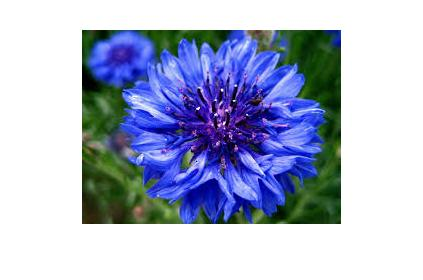
%> input picture Project (1)/original_image.jpg, 423 x 280 px
$ octave 'project 1_dwtTransforms.m'   (GNU Octave 9; MATLAB toolbox functions it lacks are replaced by stand-ins)
%> lines starting %> are read from the running program, lines starting %| are printed output that depends on the picture
clear all

original_image = imread('original_image.jpg');
%> original_image is the input picture: size 280x423x3 uint8; mean R, G, B 172.7, 180.7, 204.4
original_image_grayScale = rgb2gray(original_image); % convert image to greyscale
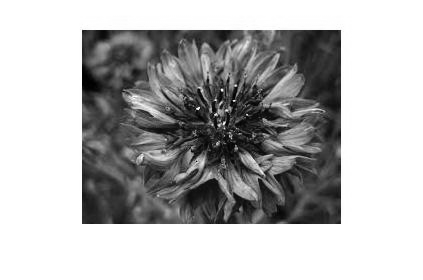
%> original_image_grayScale: size 280x423 uint8; min 0, max 255, mean 181

%whos
figure(1);
imshow(original_image);
title('Original Image');

% [5 lines of commented-out code are left out]

[cA,cH,cV,cD] = dwt2(original_image,'db1');
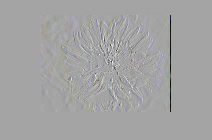
%> cV: size 140x212x3 double; mean R, G, B -0.6, -0.7, -0.6; drawn with min black and max white
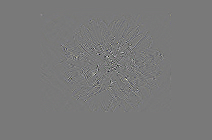
%> cD: size 140x212x3 double; mean R, G, B 0, 0, 0; mean of the top-left, top-right, bottom-left and bottom-right quarters 0, 0, 0, 0; drawn with min black and max white

% map contains the loaded colormap of the input image
nbcol = size(original_image,1);
%> nbcol = 280

% Construct the one-level approximations and display details from the coefficients
%img_X = wcodemat(original_image_grayScale,nbcol);

img_cA = wcodemat(cA,nbcol);
img_cH = wcodemat(cH,nbcol);
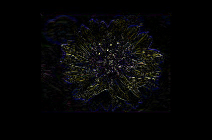
%> img_cH: size 140x212x3 double; mean R, G, B 7.6, 7.5, 8; drawn with min black and max white
img_cV = wcodemat(cV,nbcol);
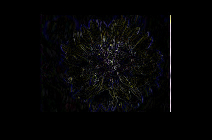
%> img_cV: size 140x212x3 double; mean R, G, B 6.5, 6.4, 6.9; drawn with min black and max white
img_cD = wcodemat(cD,nbcol);
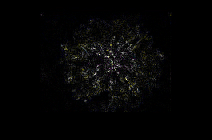
%> img_cD: size 140x212x3 double; mean R, G, B 6.3, 6.2, 6.1; drawn with min black and max white

% display
figure(2);
%title('1-level Discrete Wevelet Transform Original Image');
subplot(2,2,1); image(img_cA);
title('Image Coefficient');
subplot(2,2,2); image(img_cH);
title('Horizontal Details');
subplot(2,2,3); image(img_cV);
title('Vertical Details');
subplot(2,2,4); image(img_cD);
title('Diagonal Details');
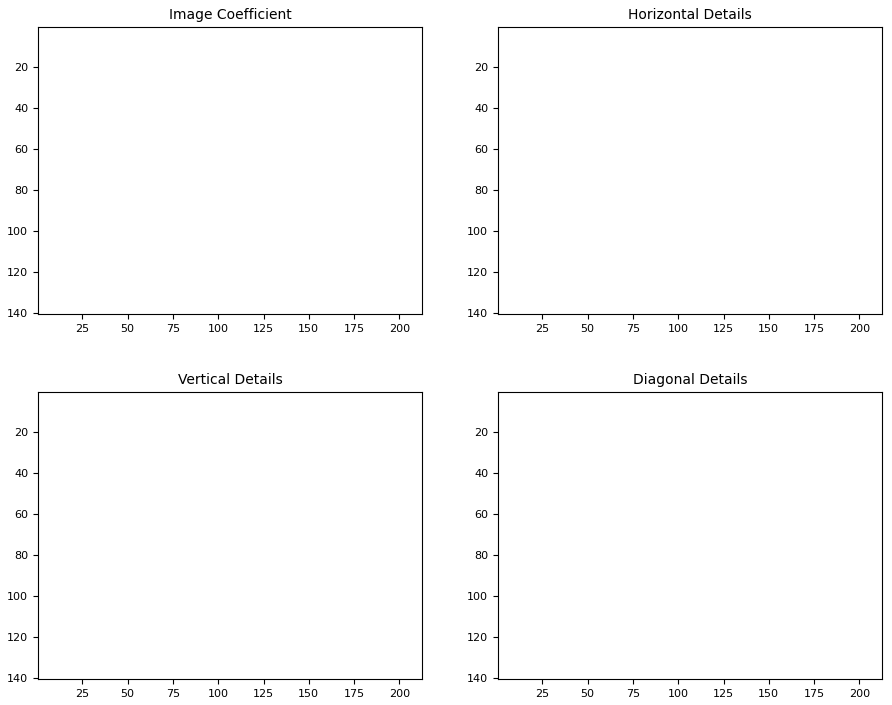
%> figure redrawn from the program's plot data, 4 panels
